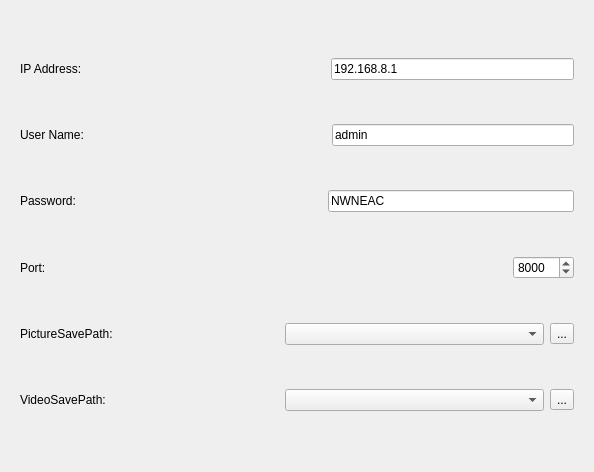
<?xml version="1.0" encoding="UTF-8"?>
<ui version="4.0">
 <class>cameraLoginSettingWgt</class>
 <widget class="QWidget" name="cameraLoginSettingWgt">
  <property name="geometry">
   <rect>
    <x>0</x>
    <y>0</y>
    <width>594</width>
    <height>472</height>
   </rect>
  </property>
  <property name="windowTitle">
   <string>Form</string>
  </property>
  <layout class="QVBoxLayout" name="verticalLayout">
   <item>
    <widget class="QWidget" name="widget" native="true">
     <layout class="QVBoxLayout" name="verticalLayout_2">
      <item>
       <layout class="QHBoxLayout" name="horizontalLayout">
        <item>
         <widget class="QLabel" name="label">
          <property name="text">
           <string>IP Address:</string>
          </property>
         </widget>
        </item>
        <item>
         <spacer name="horizontalSpacer">
          <property name="orientation">
           <enum>Qt::Horizontal</enum>
          </property>
          <property name="sizeHint" stdset="0">
           <size>
            <width>40</width>
            <height>20</height>
           </size>
          </property>
         </spacer>
        </item>
        <item>
         <widget class="QLineEdit" name="ipAddressEdit">
          <property name="text">
           <string>192.168.8.1</string>
          </property>
         </widget>
        </item>
       </layout>
      </item>
      <item>
       <layout class="QHBoxLayout" name="horizontalLayout_2">
        <item>
         <widget class="QLabel" name="label_2">
          <property name="text">
           <string>User Name:</string>
          </property>
         </widget>
        </item>
        <item>
         <spacer name="horizontalSpacer_2">
          <property name="orientation">
           <enum>Qt::Horizontal</enum>
          </property>
          <property name="sizeHint" stdset="0">
           <size>
            <width>40</width>
            <height>20</height>
           </size>
          </property>
         </spacer>
        </item>
        <item>
         <widget class="QLineEdit" name="UserNameEdit">
          <property name="text">
           <string>admin</string>
          </property>
         </widget>
        </item>
       </layout>
      </item>
      <item>
       <layout class="QHBoxLayout" name="horizontalLayout_3">
        <item>
         <widget class="QLabel" name="label_3">
          <property name="text">
           <string>Password:</string>
          </property>
         </widget>
        </item>
        <item>
         <spacer name="horizontalSpacer_3">
          <property name="orientation">
           <enum>Qt::Horizontal</enum>
          </property>
          <property name="sizeHint" stdset="0">
           <size>
            <width>40</width>
            <height>20</height>
           </size>
          </property>
         </spacer>
        </item>
        <item>
         <widget class="QLineEdit" name="PassWordEdit">
          <property name="text">
           <string>NWNEAC</string>
          </property>
         </widget>
        </item>
       </layout>
      </item>
      <item>
       <layout class="QHBoxLayout" name="horizontalLayout_4">
        <item>
         <widget class="QLabel" name="label_4">
          <property name="text">
           <string>Port:</string>
          </property>
         </widget>
        </item>
        <item>
         <spacer name="horizontalSpacer_4">
          <property name="orientation">
           <enum>Qt::Horizontal</enum>
          </property>
          <property name="sizeHint" stdset="0">
           <size>
            <width>40</width>
            <height>20</height>
           </size>
          </property>
         </spacer>
        </item>
        <item>
         <widget class="QSpinBox" name="PortSpinBox">
          <property name="maximum">
           <number>65535</number>
          </property>
          <property name="value">
           <number>8000</number>
          </property>
         </widget>
        </item>
       </layout>
      </item>
      <item>
       <layout class="QHBoxLayout" name="horizontalLayout_5">
        <item>
         <widget class="QLabel" name="label_5">
          <property name="text">
           <string>PictureSavePath:</string>
          </property>
         </widget>
        </item>
        <item>
         <widget class="QComboBox" name="savePicturePathComboBox"/>
        </item>
        <item>
         <widget class="QToolButton" name="savePicturePathToolBtn">
          <property name="text">
           <string>...</string>
          </property>
         </widget>
        </item>
       </layout>
      </item>
      <item>
       <layout class="QHBoxLayout" name="horizontalLayout_6">
        <item>
         <widget class="QLabel" name="label_6">
          <property name="text">
           <string>VideoSavePath:</string>
          </property>
         </widget>
        </item>
        <item>
         <widget class="QComboBox" name="saveVideoPathcomboBox"/>
        </item>
        <item>
         <widget class="QToolButton" name="saveVideoPathtoolButton">
          <property name="text">
           <string>...</string>
          </property>
         </widget>
        </item>
       </layout>
      </item>
     </layout>
    </widget>
   </item>
  </layout>
 </widget>
 <resources/>
 <connections/>
</ui>
